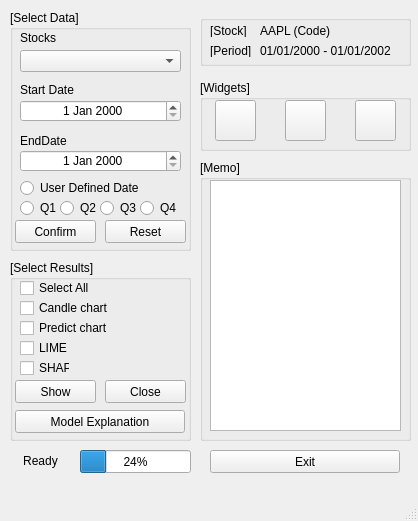
<?xml version="1.0" encoding="UTF-8"?>
<ui version="4.0">
 <class>MainWindow</class>
 <widget class="QMainWindow" name="MainWindow">
  <property name="geometry">
   <rect>
    <x>0</x>
    <y>0</y>
    <width>418</width>
    <height>521</height>
   </rect>
  </property>
  <property name="windowTitle">
   <string>Main Window</string>
  </property>
  <widget class="QWidget" name="centralwidget">
   <widget class="QLabel" name="progressBar_label">
    <property name="geometry">
     <rect>
      <x>10</x>
      <y>450</y>
      <width>61</width>
      <height>21</height>
     </rect>
    </property>
    <property name="text">
     <string>Ready</string>
    </property>
    <property name="alignment">
     <set>Qt::AlignCenter</set>
    </property>
   </widget>
   <widget class="QGroupBox" name="Input">
    <property name="geometry">
     <rect>
      <x>10</x>
      <y>10</y>
      <width>181</width>
      <height>241</height>
     </rect>
    </property>
    <property name="title">
     <string>[Select Data]</string>
    </property>
    <widget class="QComboBox" name="StockComboBox">
     <property name="geometry">
      <rect>
       <x>10</x>
       <y>40</y>
       <width>161</width>
       <height>22</height>
      </rect>
     </property>
    </widget>
    <widget class="QLabel" name="label">
     <property name="geometry">
      <rect>
       <x>10</x>
       <y>20</y>
       <width>141</width>
       <height>16</height>
      </rect>
     </property>
     <property name="text">
      <string>Stocks</string>
     </property>
    </widget>
    <widget class="QLabel" name="StartDate_label">
     <property name="geometry">
      <rect>
       <x>10</x>
       <y>70</y>
       <width>151</width>
       <height>20</height>
      </rect>
     </property>
     <property name="text">
      <string>Start Date</string>
     </property>
    </widget>
    <widget class="QDateEdit" name="StartDate">
     <property name="geometry">
      <rect>
       <x>10</x>
       <y>90</y>
       <width>161</width>
       <height>22</height>
      </rect>
     </property>
     <property name="alignment">
      <set>Qt::AlignCenter</set>
     </property>
    </widget>
    <widget class="QLabel" name="EndDate_label">
     <property name="geometry">
      <rect>
       <x>10</x>
       <y>120</y>
       <width>151</width>
       <height>21</height>
      </rect>
     </property>
     <property name="text">
      <string>EndDate</string>
     </property>
    </widget>
    <widget class="QDateEdit" name="EndDate">
     <property name="geometry">
      <rect>
       <x>10</x>
       <y>140</y>
       <width>161</width>
       <height>22</height>
      </rect>
     </property>
     <property name="alignment">
      <set>Qt::AlignCenter</set>
     </property>
     <property name="time">
      <time>
       <hour>12</hour>
       <minute>0</minute>
       <second>0</second>
      </time>
     </property>
    </widget>
    <widget class="QPushButton" name="ConfirmButton">
     <property name="geometry">
      <rect>
       <x>5</x>
       <y>210</y>
       <width>81</width>
       <height>23</height>
      </rect>
     </property>
     <property name="text">
      <string>Confirm</string>
     </property>
    </widget>
    <widget class="QPushButton" name="ResetButton">
     <property name="geometry">
      <rect>
       <x>95</x>
       <y>210</y>
       <width>81</width>
       <height>23</height>
      </rect>
     </property>
     <property name="text">
      <string>Reset</string>
     </property>
    </widget>
    <widget class="QRadioButton" name="Q1_radioButton">
     <property name="geometry">
      <rect>
       <x>10</x>
       <y>190</y>
       <width>50</width>
       <height>16</height>
      </rect>
     </property>
     <property name="text">
      <string>Q1</string>
     </property>
    </widget>
    <widget class="QRadioButton" name="Q2_radioButton">
     <property name="geometry">
      <rect>
       <x>50</x>
       <y>190</y>
       <width>50</width>
       <height>16</height>
      </rect>
     </property>
     <property name="text">
      <string>Q2</string>
     </property>
    </widget>
    <widget class="QRadioButton" name="Q3_radioButton">
     <property name="geometry">
      <rect>
       <x>90</x>
       <y>190</y>
       <width>50</width>
       <height>16</height>
      </rect>
     </property>
     <property name="text">
      <string>Q3</string>
     </property>
    </widget>
    <widget class="QRadioButton" name="Q4_radioButton">
     <property name="geometry">
      <rect>
       <x>130</x>
       <y>190</y>
       <width>50</width>
       <height>16</height>
      </rect>
     </property>
     <property name="text">
      <string>Q4</string>
     </property>
    </widget>
    <widget class="QRadioButton" name="Q0_radioButton">
     <property name="geometry">
      <rect>
       <x>10</x>
       <y>170</y>
       <width>151</width>
       <height>16</height>
      </rect>
     </property>
     <property name="text">
      <string>User Defined Date</string>
     </property>
    </widget>
   </widget>
   <widget class="QProgressBar" name="progressBar">
    <property name="geometry">
     <rect>
      <x>80</x>
      <y>450</y>
      <width>111</width>
      <height>23</height>
     </rect>
    </property>
    <property name="value">
     <number>24</number>
    </property>
   </widget>
   <widget class="QGroupBox" name="Output">
    <property name="geometry">
     <rect>
      <x>10</x>
      <y>260</y>
      <width>181</width>
      <height>181</height>
     </rect>
    </property>
    <property name="title">
     <string>[Select Results]</string>
    </property>
    <widget class="QCheckBox" name="SelectAll_checkBox">
     <property name="geometry">
      <rect>
       <x>10</x>
       <y>20</y>
       <width>141</width>
       <height>16</height>
      </rect>
     </property>
     <property name="text">
      <string>Select All</string>
     </property>
    </widget>
    <widget class="QCheckBox" name="Candle_checkBox">
     <property name="geometry">
      <rect>
       <x>10</x>
       <y>40</y>
       <width>101</width>
       <height>16</height>
      </rect>
     </property>
     <property name="text">
      <string>Candle chart</string>
     </property>
    </widget>
    <widget class="QCheckBox" name="LIME_checkBox">
     <property name="geometry">
      <rect>
       <x>10</x>
       <y>80</y>
       <width>50</width>
       <height>16</height>
      </rect>
     </property>
     <property name="text">
      <string>LIME</string>
     </property>
    </widget>
    <widget class="QCheckBox" name="SHAP_checkBox">
     <property name="geometry">
      <rect>
       <x>10</x>
       <y>100</y>
       <width>50</width>
       <height>16</height>
      </rect>
     </property>
     <property name="text">
      <string>SHAP</string>
     </property>
    </widget>
    <widget class="QPushButton" name="ShowButton">
     <property name="geometry">
      <rect>
       <x>5</x>
       <y>120</y>
       <width>81</width>
       <height>23</height>
      </rect>
     </property>
     <property name="text">
      <string>Show</string>
     </property>
    </widget>
    <widget class="QPushButton" name="CloseButton">
     <property name="geometry">
      <rect>
       <x>95</x>
       <y>120</y>
       <width>81</width>
       <height>23</height>
      </rect>
     </property>
     <property name="text">
      <string>Close</string>
     </property>
    </widget>
    <widget class="QCheckBox" name="Chart_checkBox">
     <property name="geometry">
      <rect>
       <x>10</x>
       <y>60</y>
       <width>101</width>
       <height>16</height>
      </rect>
     </property>
     <property name="text">
      <string>Predict chart</string>
     </property>
    </widget>
    <widget class="QPushButton" name="expButton">
     <property name="geometry">
      <rect>
       <x>5</x>
       <y>150</y>
       <width>170</width>
       <height>23</height>
      </rect>
     </property>
     <property name="text">
      <string>Model Explanation</string>
     </property>
    </widget>
   </widget>
   <widget class="QPushButton" name="ExitButton">
    <property name="geometry">
     <rect>
      <x>210</x>
      <y>450</y>
      <width>190</width>
      <height>23</height>
     </rect>
    </property>
    <property name="text">
     <string>Exit</string>
    </property>
   </widget>
   <widget class="QGroupBox" name="StockInfo">
    <property name="geometry">
     <rect>
      <x>200</x>
      <y>15</y>
      <width>211</width>
      <height>51</height>
     </rect>
    </property>
    <property name="title">
     <string/>
    </property>
    <widget class="QLabel" name="label_2">
     <property name="geometry">
      <rect>
       <x>10</x>
       <y>10</y>
       <width>56</width>
       <height>12</height>
      </rect>
     </property>
     <property name="text">
      <string>[Stock]</string>
     </property>
    </widget>
    <widget class="QLabel" name="label_3">
     <property name="geometry">
      <rect>
       <x>10</x>
       <y>30</y>
       <width>56</width>
       <height>12</height>
      </rect>
     </property>
     <property name="text">
      <string>[Period]</string>
     </property>
    </widget>
    <widget class="QLabel" name="Stockname_label">
     <property name="geometry">
      <rect>
       <x>60</x>
       <y>5</y>
       <width>141</width>
       <height>21</height>
      </rect>
     </property>
     <property name="text">
      <string>AAPL (Code)</string>
     </property>
    </widget>
    <widget class="QLabel" name="Period_label">
     <property name="geometry">
      <rect>
       <x>60</x>
       <y>25</y>
       <width>141</width>
       <height>21</height>
      </rect>
     </property>
     <property name="styleSheet">
      <string notr="true"/>
     </property>
     <property name="text">
      <string>01/01/2000 - 01/01/2002</string>
     </property>
    </widget>
   </widget>
   <widget class="QGroupBox" name="UserMemo">
    <property name="geometry">
     <rect>
      <x>200</x>
      <y>160</y>
      <width>211</width>
      <height>281</height>
     </rect>
    </property>
    <property name="title">
     <string>[Memo]</string>
    </property>
    <widget class="QTextEdit" name="Memo_text">
     <property name="geometry">
      <rect>
       <x>10</x>
       <y>20</y>
       <width>191</width>
       <height>251</height>
      </rect>
     </property>
    </widget>
   </widget>
   <widget class="QGroupBox" name="groupBox">
    <property name="geometry">
     <rect>
      <x>200</x>
      <y>80</y>
      <width>211</width>
      <height>71</height>
     </rect>
    </property>
    <property name="title">
     <string>[Widgets]</string>
    </property>
    <widget class="QPushButton" name="calendarButton">
     <property name="geometry">
      <rect>
       <x>15</x>
       <y>20</y>
       <width>41</width>
       <height>41</height>
      </rect>
     </property>
     <property name="text">
      <string/>
     </property>
    </widget>
    <widget class="QPushButton" name="infoButton">
     <property name="geometry">
      <rect>
       <x>155</x>
       <y>20</y>
       <width>41</width>
       <height>41</height>
      </rect>
     </property>
     <property name="text">
      <string/>
     </property>
    </widget>
    <widget class="QPushButton" name="logButton">
     <property name="geometry">
      <rect>
       <x>85</x>
       <y>20</y>
       <width>41</width>
       <height>41</height>
      </rect>
     </property>
     <property name="text">
      <string/>
     </property>
    </widget>
   </widget>
   <zorder>Input</zorder>
   <zorder>progressBar_label</zorder>
   <zorder>progressBar</zorder>
   <zorder>Output</zorder>
   <zorder>ExitButton</zorder>
   <zorder>StockInfo</zorder>
   <zorder>UserMemo</zorder>
   <zorder>groupBox</zorder>
  </widget>
  <widget class="QMenuBar" name="menubar">
   <property name="geometry">
    <rect>
     <x>0</x>
     <y>0</y>
     <width>418</width>
     <height>21</height>
    </rect>
   </property>
  </widget>
  <widget class="QStatusBar" name="statusbar"/>
 </widget>
 <resources/>
 <connections/>
</ui>
